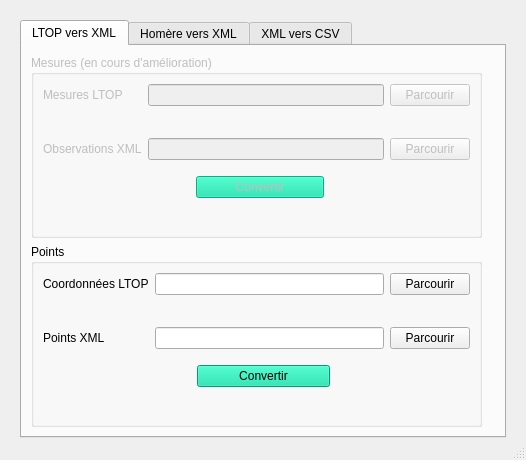
<?xml version="1.0" encoding="UTF-8"?>
<ui version="4.0">
 <class>MainWindow</class>
 <widget class="QMainWindow" name="MainWindow">
  <property name="geometry">
   <rect>
    <x>0</x>
    <y>0</y>
    <width>526</width>
    <height>460</height>
   </rect>
  </property>
  <property name="windowTitle">
   <string>Conversions</string>
  </property>
  <property name="windowIcon">
   <iconset>
    <normaloff>img/conversion.png</normaloff>img/conversion.png</iconset>
  </property>
  <property name="styleSheet">
   <string notr="true">font: 9pt &quot;MS Shell Dlg 2&quot;;</string>
  </property>
  <property name="iconSize">
   <size>
    <width>30</width>
    <height>60</height>
   </size>
  </property>
  <widget class="QWidget" name="centralwidget">
   <layout class="QGridLayout" name="gridLayout_3">
    <property name="leftMargin">
     <number>20</number>
    </property>
    <property name="topMargin">
     <number>20</number>
    </property>
    <property name="rightMargin">
     <number>20</number>
    </property>
    <property name="bottomMargin">
     <number>0</number>
    </property>
    <item row="0" column="0">
     <widget class="QTabWidget" name="tabWidget">
      <property name="currentIndex">
       <number>0</number>
      </property>
      <widget class="QWidget" name="tab_2">
       <attribute name="title">
        <string>LTOP vers XML</string>
       </attribute>
       <layout class="QGridLayout" name="gridLayout">
        <item row="0" column="0">
         <widget class="QGroupBox" name="groupBox">
          <property name="enabled">
           <bool>false</bool>
          </property>
          <property name="title">
           <string>Mesures (en cours d'amélioration)</string>
          </property>
          <layout class="QGridLayout" name="gridLayout_4">
           <item row="0" column="0">
            <widget class="QLabel" name="label_2">
             <property name="text">
              <string>Mesures LTOP</string>
             </property>
            </widget>
           </item>
           <item row="0" column="1" colspan="5">
            <widget class="QLineEdit" name="inputMesLTOP"/>
           </item>
           <item row="0" column="6">
            <widget class="QPushButton" name="browseMesLTOP">
             <property name="text">
              <string>Parcourir</string>
             </property>
            </widget>
           </item>
           <item row="1" column="0" colspan="3">
            <spacer name="horizontalSpacer">
             <property name="orientation">
              <enum>Qt::Horizontal</enum>
             </property>
             <property name="sizeHint" stdset="0">
              <size>
               <width>207</width>
               <height>20</height>
              </size>
             </property>
            </spacer>
           </item>
           <item row="1" column="4" colspan="3">
            <spacer name="horizontalSpacer_2">
             <property name="orientation">
              <enum>Qt::Horizontal</enum>
             </property>
             <property name="sizeHint" stdset="0">
              <size>
               <width>210</width>
               <height>20</height>
              </size>
             </property>
            </spacer>
           </item>
           <item row="2" column="0">
            <widget class="QLabel" name="label_3">
             <property name="text">
              <string>Observations XML</string>
             </property>
            </widget>
           </item>
           <item row="2" column="1" colspan="5">
            <widget class="QLineEdit" name="outputObsXml"/>
           </item>
           <item row="2" column="6">
            <widget class="QPushButton" name="browseObsXml">
             <property name="text">
              <string>Parcourir</string>
             </property>
            </widget>
           </item>
           <item row="3" column="3">
            <spacer name="verticalSpacer">
             <property name="orientation">
              <enum>Qt::Vertical</enum>
             </property>
             <property name="sizeType">
              <enum>QSizePolicy::Fixed</enum>
             </property>
             <property name="sizeHint" stdset="0">
              <size>
               <width>20</width>
               <height>10</height>
              </size>
             </property>
            </spacer>
           </item>
           <item row="4" column="0" colspan="2">
            <spacer name="horizontalSpacer_3">
             <property name="orientation">
              <enum>Qt::Horizontal</enum>
             </property>
             <property name="sizeHint" stdset="0">
              <size>
               <width>150</width>
               <height>20</height>
              </size>
             </property>
            </spacer>
           </item>
           <item row="4" column="2" colspan="3">
            <widget class="QPushButton" name="runConversionLTOP2xml">
             <property name="sizePolicy">
              <sizepolicy hsizetype="Minimum" vsizetype="Fixed">
               <horstretch>0</horstretch>
               <verstretch>0</verstretch>
              </sizepolicy>
             </property>
             <property name="font">
              <font>
               <family>MS Shell Dlg 2</family>
               <pointsize>9</pointsize>
               <weight>50</weight>
               <italic>false</italic>
               <bold>false</bold>
              </font>
             </property>
             <property name="autoFillBackground">
              <bool>false</bool>
             </property>
             <property name="styleSheet">
              <string notr="true">background-color: rgb(0, 218, 160);
border-color: rgb(0, 0, 0);</string>
             </property>
             <property name="text">
              <string>Convertir</string>
             </property>
            </widget>
           </item>
           <item row="4" column="5" colspan="2">
            <spacer name="horizontalSpacer_4">
             <property name="orientation">
              <enum>Qt::Horizontal</enum>
             </property>
             <property name="sizeHint" stdset="0">
              <size>
               <width>131</width>
               <height>20</height>
              </size>
             </property>
            </spacer>
           </item>
           <item row="5" column="3">
            <spacer name="verticalSpacer_3">
             <property name="orientation">
              <enum>Qt::Vertical</enum>
             </property>
             <property name="sizeHint" stdset="0">
              <size>
               <width>20</width>
               <height>7</height>
              </size>
             </property>
            </spacer>
           </item>
           <item row="1" column="3">
            <widget class="QLabel" name="label_10">
             <property name="maximumSize">
              <size>
               <width>40</width>
               <height>40</height>
              </size>
             </property>
             <property name="text">
              <string/>
             </property>
             <property name="pixmap">
              <pixmap>img/flecheBas.png</pixmap>
             </property>
             <property name="scaledContents">
              <bool>true</bool>
             </property>
            </widget>
           </item>
          </layout>
         </widget>
        </item>
        <item row="1" column="0">
         <widget class="QGroupBox" name="groupBox_2">
          <property name="title">
           <string>Points</string>
          </property>
          <layout class="QGridLayout" name="gridLayout_5">
           <item row="0" column="0">
            <widget class="QLabel" name="label_9">
             <property name="text">
              <string>Coordonnées LTOP</string>
             </property>
            </widget>
           </item>
           <item row="0" column="1" colspan="5">
            <widget class="QLineEdit" name="inputKooLTOP"/>
           </item>
           <item row="1" column="0" colspan="3">
            <spacer name="horizontalSpacer_10">
             <property name="orientation">
              <enum>Qt::Horizontal</enum>
             </property>
             <property name="sizeHint" stdset="0">
              <size>
               <width>185</width>
               <height>20</height>
              </size>
             </property>
            </spacer>
           </item>
           <item row="1" column="4" colspan="3">
            <spacer name="horizontalSpacer_9">
             <property name="orientation">
              <enum>Qt::Horizontal</enum>
             </property>
             <property name="sizeHint" stdset="0">
              <size>
               <width>188</width>
               <height>20</height>
              </size>
             </property>
            </spacer>
           </item>
           <item row="2" column="0">
            <widget class="QLabel" name="label_8">
             <property name="text">
              <string>Points XML</string>
             </property>
            </widget>
           </item>
           <item row="2" column="1" colspan="5">
            <widget class="QLineEdit" name="outputPtsXml"/>
           </item>
           <item row="2" column="6">
            <widget class="QPushButton" name="browsePtsXML">
             <property name="text">
              <string>Parcourir</string>
             </property>
            </widget>
           </item>
           <item row="3" column="3">
            <spacer name="verticalSpacer_2">
             <property name="orientation">
              <enum>Qt::Vertical</enum>
             </property>
             <property name="sizeType">
              <enum>QSizePolicy::Fixed</enum>
             </property>
             <property name="sizeHint" stdset="0">
              <size>
               <width>20</width>
               <height>10</height>
              </size>
             </property>
            </spacer>
           </item>
           <item row="4" column="0" colspan="2">
            <spacer name="horizontalSpacer_12">
             <property name="orientation">
              <enum>Qt::Horizontal</enum>
             </property>
             <property name="sizeHint" stdset="0">
              <size>
               <width>144</width>
               <height>20</height>
              </size>
             </property>
            </spacer>
           </item>
           <item row="4" column="2" colspan="3">
            <widget class="QPushButton" name="runConversionLTOP2xml_2">
             <property name="sizePolicy">
              <sizepolicy hsizetype="Minimum" vsizetype="Fixed">
               <horstretch>0</horstretch>
               <verstretch>0</verstretch>
              </sizepolicy>
             </property>
             <property name="font">
              <font>
               <family>MS Shell Dlg 2</family>
               <pointsize>9</pointsize>
               <weight>50</weight>
               <italic>false</italic>
               <bold>false</bold>
              </font>
             </property>
             <property name="autoFillBackground">
              <bool>false</bool>
             </property>
             <property name="styleSheet">
              <string notr="true">background-color: rgb(0, 218, 160);
border-color: rgb(0, 0, 0);</string>
             </property>
             <property name="text">
              <string>Convertir</string>
             </property>
            </widget>
           </item>
           <item row="4" column="5" colspan="2">
            <spacer name="horizontalSpacer_11">
             <property name="orientation">
              <enum>Qt::Horizontal</enum>
             </property>
             <property name="sizeHint" stdset="0">
              <size>
               <width>130</width>
               <height>20</height>
              </size>
             </property>
            </spacer>
           </item>
           <item row="5" column="3">
            <spacer name="verticalSpacer_6">
             <property name="orientation">
              <enum>Qt::Vertical</enum>
             </property>
             <property name="sizeHint" stdset="0">
              <size>
               <width>20</width>
               <height>1</height>
              </size>
             </property>
            </spacer>
           </item>
           <item row="0" column="6">
            <widget class="QPushButton" name="browseKooLTOP">
             <property name="text">
              <string>Parcourir</string>
             </property>
            </widget>
           </item>
           <item row="1" column="3">
            <widget class="QLabel" name="label_11">
             <property name="maximumSize">
              <size>
               <width>40</width>
               <height>40</height>
              </size>
             </property>
             <property name="text">
              <string/>
             </property>
             <property name="pixmap">
              <pixmap>img/flecheBas.png</pixmap>
             </property>
             <property name="scaledContents">
              <bool>true</bool>
             </property>
            </widget>
           </item>
          </layout>
         </widget>
        </item>
        <item row="1" column="1">
         <widget class="QLabel" name="label">
          <property name="sizePolicy">
           <sizepolicy hsizetype="Preferred" vsizetype="Preferred">
            <horstretch>0</horstretch>
            <verstretch>0</verstretch>
           </sizepolicy>
          </property>
          <property name="maximumSize">
           <size>
            <width>40</width>
            <height>40</height>
           </size>
          </property>
          <property name="text">
           <string notr="true"/>
          </property>
          <property name="pixmap">
           <pixmap>../../../00_orga/Logos/flecheBas.png</pixmap>
          </property>
          <property name="scaledContents">
           <bool>true</bool>
          </property>
         </widget>
        </item>
       </layout>
      </widget>
      <widget class="QWidget" name="tab">
       <attribute name="title">
        <string>Homère vers XML</string>
       </attribute>
       <layout class="QGridLayout" name="gridLayout_2">
        <item row="1" column="3">
         <widget class="QLabel" name="label_7">
          <property name="sizePolicy">
           <sizepolicy hsizetype="Preferred" vsizetype="Preferred">
            <horstretch>0</horstretch>
            <verstretch>0</verstretch>
           </sizepolicy>
          </property>
          <property name="maximumSize">
           <size>
            <width>40</width>
            <height>40</height>
           </size>
          </property>
          <property name="text">
           <string notr="true"/>
          </property>
          <property name="pixmap">
           <pixmap>img/flecheBas.png</pixmap>
          </property>
          <property name="scaledContents">
           <bool>true</bool>
          </property>
         </widget>
        </item>
        <item row="2" column="6">
         <widget class="QPushButton" name="browseHomToXmlPoints">
          <property name="text">
           <string>Parcourir</string>
          </property>
         </widget>
        </item>
        <item row="0" column="1" colspan="5">
         <widget class="QLineEdit" name="inputResHomere"/>
        </item>
        <item row="0" column="0">
         <widget class="QLabel" name="label_4">
          <property name="text">
           <string>Résultats Homère</string>
          </property>
         </widget>
        </item>
        <item row="2" column="0">
         <widget class="QLabel" name="label_6">
          <property name="text">
           <string>Points XML</string>
          </property>
         </widget>
        </item>
        <item row="2" column="1" colspan="5">
         <widget class="QLineEdit" name="outputHomereToXmlPoints"/>
        </item>
        <item row="1" column="4" colspan="3">
         <spacer name="horizontalSpacer_6">
          <property name="orientation">
           <enum>Qt::Horizontal</enum>
          </property>
          <property name="sizeHint" stdset="0">
           <size>
            <width>209</width>
            <height>20</height>
           </size>
          </property>
         </spacer>
        </item>
        <item row="0" column="6">
         <widget class="QPushButton" name="browseConversionHomere">
          <property name="text">
           <string>Parcourir</string>
          </property>
         </widget>
        </item>
        <item row="1" column="0" colspan="3">
         <spacer name="horizontalSpacer_5">
          <property name="orientation">
           <enum>Qt::Horizontal</enum>
          </property>
          <property name="sizeHint" stdset="0">
           <size>
            <width>208</width>
            <height>20</height>
           </size>
          </property>
         </spacer>
        </item>
        <item row="5" column="5" colspan="2">
         <spacer name="horizontalSpacer_8">
          <property name="orientation">
           <enum>Qt::Horizontal</enum>
          </property>
          <property name="sizeHint" stdset="0">
           <size>
            <width>140</width>
            <height>40</height>
           </size>
          </property>
         </spacer>
        </item>
        <item row="3" column="0">
         <widget class="QLabel" name="label_5">
          <property name="text">
           <string>Observations XML</string>
          </property>
         </widget>
        </item>
        <item row="3" column="6">
         <widget class="QPushButton" name="browseHomToXmlObs">
          <property name="text">
           <string>Parcourir</string>
          </property>
         </widget>
        </item>
        <item row="5" column="0" colspan="2">
         <spacer name="horizontalSpacer_7">
          <property name="orientation">
           <enum>Qt::Horizontal</enum>
          </property>
          <property name="sizeHint" stdset="0">
           <size>
            <width>151</width>
            <height>20</height>
           </size>
          </property>
         </spacer>
        </item>
        <item row="5" column="2" colspan="3">
         <widget class="QPushButton" name="runConversionHom2Xml">
          <property name="sizePolicy">
           <sizepolicy hsizetype="Minimum" vsizetype="Fixed">
            <horstretch>0</horstretch>
            <verstretch>0</verstretch>
           </sizepolicy>
          </property>
          <property name="font">
           <font>
            <family>MS Shell Dlg 2</family>
            <pointsize>9</pointsize>
            <weight>50</weight>
            <italic>false</italic>
            <bold>false</bold>
           </font>
          </property>
          <property name="autoFillBackground">
           <bool>false</bool>
          </property>
          <property name="styleSheet">
           <string notr="true">background-color: rgb(0, 218, 160);
border-color: rgb(0, 0, 0);</string>
          </property>
          <property name="text">
           <string>Convertir</string>
          </property>
         </widget>
        </item>
        <item row="6" column="3">
         <spacer name="verticalSpacer_5">
          <property name="orientation">
           <enum>Qt::Vertical</enum>
          </property>
          <property name="sizeHint" stdset="0">
           <size>
            <width>20</width>
            <height>6</height>
           </size>
          </property>
         </spacer>
        </item>
        <item row="3" column="1" colspan="5">
         <widget class="QLineEdit" name="outputHomereToXmlObs"/>
        </item>
        <item row="4" column="3">
         <spacer name="verticalSpacer_4">
          <property name="orientation">
           <enum>Qt::Vertical</enum>
          </property>
          <property name="sizeType">
           <enum>QSizePolicy::Fixed</enum>
          </property>
          <property name="sizeHint" stdset="0">
           <size>
            <width>20</width>
            <height>10</height>
           </size>
          </property>
         </spacer>
        </item>
       </layout>
      </widget>
      <widget class="QWidget" name="tab_3">
       <attribute name="title">
        <string>XML vers CSV</string>
       </attribute>
       <layout class="QGridLayout" name="gridLayout_7">
        <item row="0" column="0">
         <widget class="QGroupBox" name="groupBox_3">
          <property name="title">
           <string>Points</string>
          </property>
          <layout class="QGridLayout" name="gridLayout_6">
           <item row="0" column="1" colspan="5">
            <widget class="QLineEdit" name="inputXMLpts"/>
           </item>
           <item row="1" column="0" colspan="3">
            <spacer name="horizontalSpacer_13">
             <property name="orientation">
              <enum>Qt::Horizontal</enum>
             </property>
             <property name="sizeHint" stdset="0">
              <size>
               <width>185</width>
               <height>20</height>
              </size>
             </property>
            </spacer>
           </item>
           <item row="1" column="4" colspan="3">
            <spacer name="horizontalSpacer_14">
             <property name="orientation">
              <enum>Qt::Horizontal</enum>
             </property>
             <property name="sizeHint" stdset="0">
              <size>
               <width>188</width>
               <height>20</height>
              </size>
             </property>
            </spacer>
           </item>
           <item row="0" column="0">
            <widget class="QLabel" name="label_12">
             <property name="text">
              <string>Points XML</string>
             </property>
            </widget>
           </item>
           <item row="2" column="6">
            <widget class="QPushButton" name="browsePtsCSV">
             <property name="text">
              <string>Parcourir</string>
             </property>
            </widget>
           </item>
           <item row="2" column="1" colspan="5">
            <widget class="QLineEdit" name="ouputPtsCSV"/>
           </item>
           <item row="2" column="0">
            <widget class="QLabel" name="label_13">
             <property name="text">
              <string>Points CSV</string>
             </property>
            </widget>
           </item>
           <item row="4" column="2" colspan="3">
            <widget class="QPushButton" name="runConversionPtsXMLtoCSV">
             <property name="sizePolicy">
              <sizepolicy hsizetype="Minimum" vsizetype="Fixed">
               <horstretch>0</horstretch>
               <verstretch>0</verstretch>
              </sizepolicy>
             </property>
             <property name="font">
              <font>
               <family>MS Shell Dlg 2</family>
               <pointsize>9</pointsize>
               <weight>50</weight>
               <italic>false</italic>
               <bold>false</bold>
              </font>
             </property>
             <property name="autoFillBackground">
              <bool>false</bool>
             </property>
             <property name="styleSheet">
              <string notr="true">background-color: rgb(0, 218, 160);
border-color: rgb(0, 0, 0);</string>
             </property>
             <property name="text">
              <string>Convertir</string>
             </property>
            </widget>
           </item>
           <item row="3" column="3">
            <spacer name="verticalSpacer_7">
             <property name="orientation">
              <enum>Qt::Vertical</enum>
             </property>
             <property name="sizeType">
              <enum>QSizePolicy::Fixed</enum>
             </property>
             <property name="sizeHint" stdset="0">
              <size>
               <width>20</width>
               <height>10</height>
              </size>
             </property>
            </spacer>
           </item>
           <item row="4" column="0" colspan="2">
            <spacer name="horizontalSpacer_15">
             <property name="orientation">
              <enum>Qt::Horizontal</enum>
             </property>
             <property name="sizeHint" stdset="0">
              <size>
               <width>144</width>
               <height>20</height>
              </size>
             </property>
            </spacer>
           </item>
           <item row="4" column="5" colspan="2">
            <spacer name="horizontalSpacer_16">
             <property name="orientation">
              <enum>Qt::Horizontal</enum>
             </property>
             <property name="sizeHint" stdset="0">
              <size>
               <width>130</width>
               <height>20</height>
              </size>
             </property>
            </spacer>
           </item>
           <item row="0" column="6">
            <widget class="QPushButton" name="browsePtsXML_3">
             <property name="text">
              <string>Parcourir</string>
             </property>
            </widget>
           </item>
           <item row="1" column="3">
            <widget class="QLabel" name="label_14">
             <property name="maximumSize">
              <size>
               <width>40</width>
               <height>40</height>
              </size>
             </property>
             <property name="text">
              <string/>
             </property>
             <property name="pixmap">
              <pixmap>img/flecheBas.png</pixmap>
             </property>
             <property name="scaledContents">
              <bool>true</bool>
             </property>
            </widget>
           </item>
          </layout>
         </widget>
        </item>
        <item row="1" column="0">
         <spacer name="verticalSpacer_9">
          <property name="orientation">
           <enum>Qt::Vertical</enum>
          </property>
          <property name="sizeHint" stdset="0">
           <size>
            <width>20</width>
            <height>190</height>
           </size>
          </property>
         </spacer>
        </item>
       </layout>
      </widget>
     </widget>
    </item>
   </layout>
  </widget>
  <widget class="QStatusBar" name="statusbar"/>
 </widget>
 <resources/>
 <connections/>
</ui>
